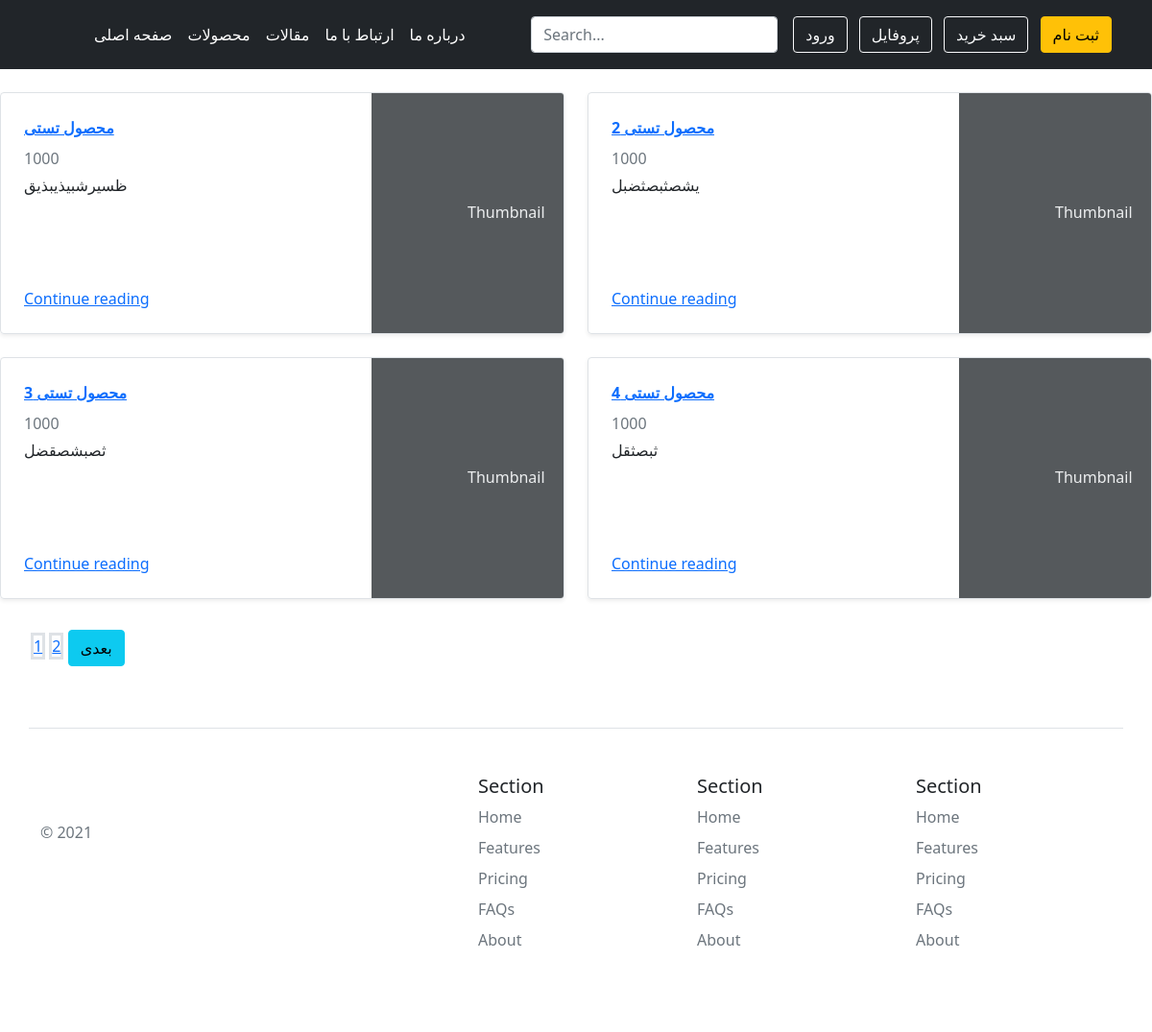
Before: /products/most_popular with the older database file.
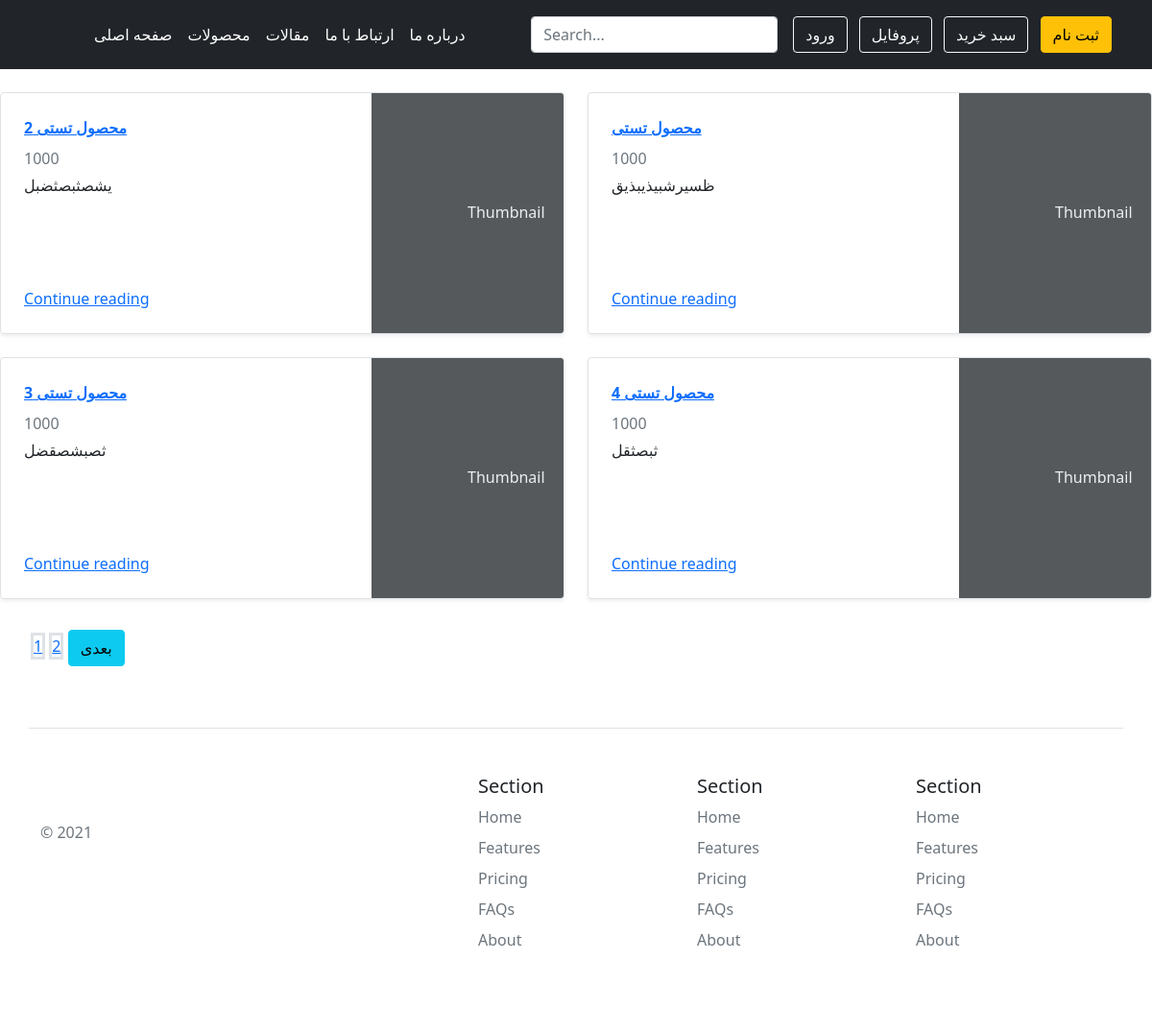
After: the same page with the newer database file.
### product/models.py (models this page shows, shortened)
class Product(models.Model):
    TYPE = (("جدید", "بله"), (" ", "خیر"))
    title = models.CharField(max_length=200, verbose_name="عنوان محصول",default="")
    description = models.TextField(verbose_name="توضیحات محصول")
    price = models.IntegerField(default="1000", blank=True, null=True, verbose_name="قیمت")
    product_size = models.CharField(max_length=500, verbose_name="سایز محصول")
    color = models.CharField(max_length=200, verbose_name="رنگ", blank=True, null=True)
    image = models.ImageField(upload_to="products", blank=True, null=True, verbose_name="تصویر محصول")
    brand = models.CharField(max_length=200, verbose_name="برند")
    new_type = models.CharField(max_length=200, choices=TYPE, default="no", verbose_name="جدید")
    special = models.BooleanField(default=False, verbose_name="محصول ویژه")
    categories = models.ManyToManyField(Category, verbose_name="دسته بندی ها")
    active = models.BooleanField(default=False, verbose_name="موجود / ناموجود")
    view = models.IntegerField(default=0, verbose_name="تعداد بازدید")
    objects = ProductManager()
    class Meta:
        verbose_name = "محصول"
        verbose_name_plural = "محصولات"

### product/views.py (the view)
# urls.py: path("products/most_popular", ProductMostPopular.as_view(),name='popular-products'),
class ProductMostPopular(ListView):
    template_name = "product/product-list.html"
    model = Product
    paginate_by = 4
    def get_queryset(self):
        return Product.objects.order_by("-view").all()

### product/templates/product/product-list.html (shortened to what this page needs)
{% extends 'base/main.html' %}
{% block body %}
<br>
<div class="row mb-2">
    {% for product in object_list %}
    <div class="col-md-6">
        <div class="row g-0 border rounded overflow-hidden flex-md-row mb-4 shadow-sm h-md-250 position-relative">
            <div class="col p-4 d-flex flex-column position-static">
                <strong class="d-inline-block mb-2 text-primary"><a href="{{product.get_absolut_url}}">{{product.title}}</a></strong>
                <div class="mb-1 text-muted">{{product.price}}</div>
                <p class="card-text mb-auto">{{product.description}}</p>
                <a href="{% url 'product-detail' product.id %}" class="stretched-link">Continue reading</a>
            </div>
            <div class="col-auto d-none d-lg-block">
                <svg class="bd-placeholder-img" width="200" height="250" xmlns="http://www.w3.org/2000/svg" role="img" aria-label="Placeholder: Thumbnail" preserveAspectRatio="xMidYMid slice" focusable="false"><title>Placeholder</title><rect width="100%" height="100%" fill="#55595c"></rect><text x="50%" y="50%" fill="#eceeef" dy=".3em">Thumbnail</text></svg>
            </div>
        </div>
    </div>
    {% endfor %}
</div>
<div class="pagination pagination-centered">
    <ul>
            {% for num in paginator.page_range %}
                <a class="border border-3" href="?page={{ num }}">{{ num }}</a>
            {% endfor %}
            {% if page_obj.has_next %}
             <a class="btn btn-info" href="?page={{ page_obj.next_page_number }}">بعدی</a>
            {% endif %}
    </ul>
</div>
{% endblock body %}

Changed rows visible on the page:
changed Product "محصول تستی 2": moves up the list
